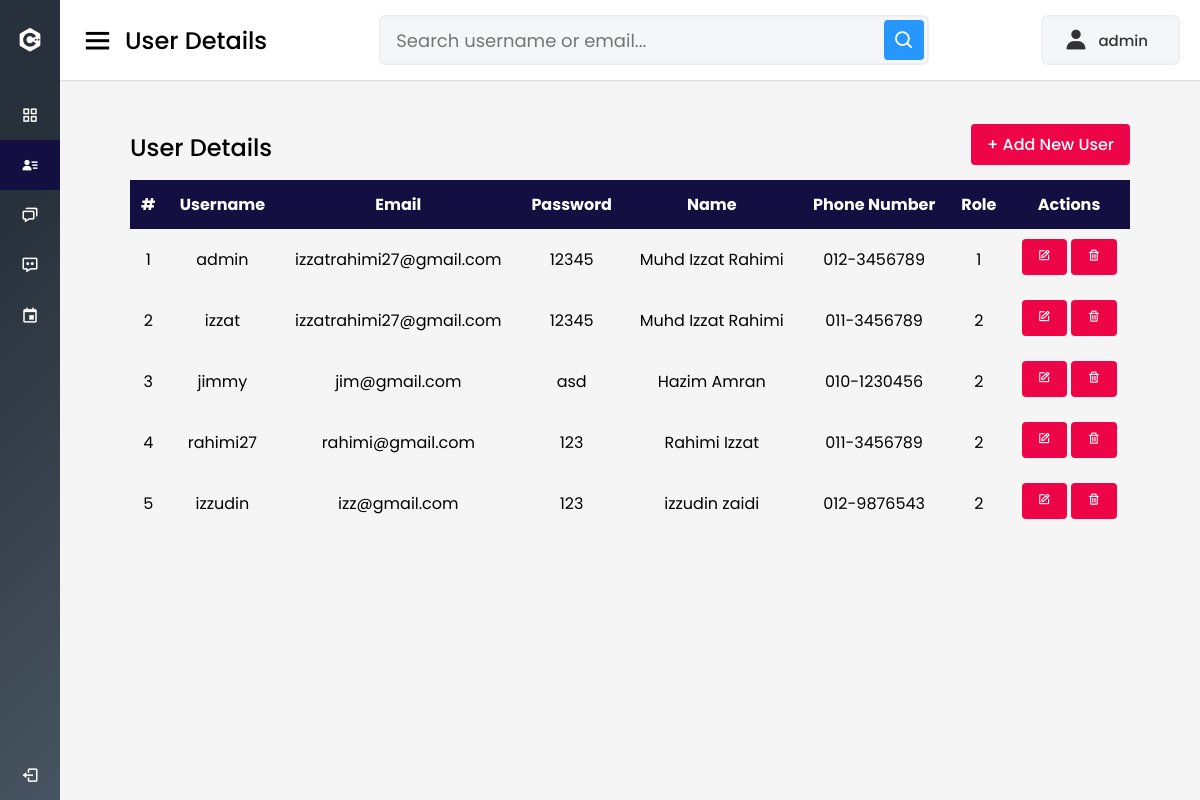
Page /admin/view_user.php (signed in) on the committed database.
### tables this page shows
CREATE TABLE `user` (
  `id` int(50) NOT NULL,
  `username` varchar(50) NOT NULL,
  `email` varchar(50) NOT NULL,
  `password` varchar(50) NOT NULL,
  `name` varchar(50) NOT NULL,
  `phone` varchar(50) NOT NULL,
  `level_id` int(10) NOT NULL
);

### admin/view_user.php (the view, shortened to what this page needs)
<?php
include("../connection/dbconn.php");
?>
<!DOCTYPE html>
<html lang="en" dir="ltr">
<head>
  <link rel="stylesheet" href="style4.css">
  <link href='https://unpkg.com/boxicons@2.0.7/css/boxicons.min.css' rel='stylesheet'>
</head>
<body>
  <div class="sidebar">
    <div class="logo-details">
      <i class='bx bxl-c-plus-plus'></i>
      <span class="logo_name">Wed Gala</span>
    </div>
    <ul class="nav-links">
      <li>
        <a href="report.php">
          <i class='bx bx-grid-alt' ></i>
          <span class="links_name">Dashboard</span>
        </a>
      </li>
      <li>
        <a href="#" class="active">
          <i class='bx bxs-user-detail'></i>
          <span class="links_name">User</span>
        </a>
      </li>
      <li>
        <a href="view_feedback.php">
          <i class='bx bx-chat'></i>
          <span class="links_name">Feedback</span>
        </a>
      </li>
      <li>
        <a href="view_message.php">
          <i class='bx bx-message-dots' ></i>
          <span class="links_name">Message</span>
        </a>
      </li>
      <li>
        <a href="view_event.php">
          <i class='bx bx-calendar-event' ></i>
          <span class="links_name">Event Details</span>
        </a>
      </li>
      <li class="log_out">
        <a href="../registration/logout.php">
          <i class='bx bx-log-out'></i>
          <span class="links_name">Log out</span>
        </a>
      </li>
    </ul>
  </div>
  <section class="home-section">
    <nav>
      <div class="sidebar-button">
        <i class='bx bx-menu sidebarBtn'></i>
        <span class="dashboard">User Details</span>
      </div>
      <div class="search-box">
        <input type="text" placeholder="Search username or email..." id="searchInput">
        <i class='bx bx-search' ></i>
      </div>
      <div class="profile-details">
        <i class='bx bxs-user'></i>
        <span class="admin_name">
          <?php echo $_SESSION['username']; ?>
        </span>
      </div>
    </nav>
    <div class="main-skills">
      <div class="table-container">
        <div class="table-header">
          <h2>User Details</h2>
          <button class="add-user-btn">+ Add New User</button>
        </div>
        <div class="table-responsive">
          <div class="table-scroll">
            <table>
              <thead>
                <tr>
                  <th>#</th>
                  <th>Username</th>
                  <th>Email</th>
                  <th>Password</th>
                  <th>Name</th>
                  <th>Phone Number</th>
                  <th>Role</th>
                  <th>Actions</th>
                </tr>
              </thead>
              <tbody>
                <?php
                $query = "SELECT * FROM user";
                $result = mysqli_query($dbconn, $query);
                $counter = 1;
                while ($row = mysqli_fetch_assoc($result)) {
                  echo "<tr>";
                  echo "<td>".$counter."</td>";
                  echo "<td>".$row['username']."</td>";
                  echo "<td>".$row['email']."</td>";
                  echo "<td>".$row['password']."</td>";
                  echo "<td>".$row['name']."</td>";
                  echo "<td>".$row['phone']."</td>";
                  echo "<td>".$row['level_id']."</td>";
                  echo '<td><button class="edit-user-btn" data-id="'.$row['id'].'"><i class="bx bx-edit"></i></button>';
                  echo '&nbsp;<a href="db_delete_user.php?id='.$row['id'].'" ><button onclick="return confirm(\'Confirm Delete?\')"><i class="bx bx-trash"></i></button></a></td>';
                  echo "</tr>";
                  $counter++;
                }
                ?>
              </tbody>
            </table>
          </div>
        </div>
      </div>
    </div>
  </section>
</body>
</html>

### admin/style4.css (style rules this page uses)
:root { --pink:#EE0548; --black:#130f40; }
* { margin: 0; padding: 0; box-sizing: border-box; font-family: 'Poppins', sans-serif; }
.sidebar { position: fixed; height: 100%; width: 240px; transition: all 0.5s ease; background-color: #485461; background-image: linear-gradient(315deg, #485461 0%, #28313b 74%); }
.sidebar .logo-details { height: 80px; display: flex; align-items: center; }
.sidebar .logo-details i { font-size: 28px; font-weight: 500; color: #fff; min-width: 60px; text-align: center }
.sidebar .logo-details .logo_name { color: #fff; font-size: 24px; font-weight: 500; }
.sidebar .nav-links { margin-top: 10px; }
.sidebar .nav-links li { position: relative; list-style: none; height: 50px; }
.sidebar .nav-links li a { height: 100%; width: 100%; display: flex; align-items: center; text-decoration: none; transition: all 0.4s ease; }
.sidebar .nav-links li a.active { background: var(--black); }
.sidebar .nav-links li i { min-width: 60px; text-align: center; font-size: 18px; color: #fff; }
.sidebar .nav-links li a .links_name { color: #fff; font-size: 15px; font-weight: 400; white-space: nowrap; }
.sidebar .nav-links .log_out { position: absolute; bottom: 0; width: 100%; }
.home-section { position: relative; background: #f5f5f5; min-height: 100vh; width: calc(100% - 240px); left: 240px; transition: all 0.5s ease; }
.home-section nav { display: flex; justify-content: space-between; height: 80px; background: #fff; display: flex; align-items: center; position: fixed; width: calc(100% - 240px); left: 240px; z-index: 100; padding: 0 20px; box-shadow: 0 1px 1px rgba(0, 0, 0, 0.1); transition: all 0.5s ease; }
.home-section nav .sidebar-button { display: flex; align-items: center; font-size: 24px; font-weight: 500; }
nav .sidebar-button i { font-size: 35px; margin-right: 10px; }
.home-section nav .search-box { position: relative; height: 50px; max-width: 550px; width: 100%; margin: 0 20px; }
nav .search-box input { height: 100%; width: 100%; outline: none; background: #F5F6FA; border: 2px solid #EFEEF1; border-radius: 6px; font-size: 18px; padding: 0 15px; }
nav .search-box .bx-search { position: absolute; height: 40px; width: 40px; background: #2697FF; right: 5px; top: 50%; transform: translateY(-50%); border-radius: 4px; line-height: 40px; text-align: center; color: #fff; font-size: 22px; transition: all 0.4 ease; }
.home-section nav .profile-details { display: flex; align-items: center; background: #F5F6FA; border: 2px solid #EFEEF1; border-radius: 6px; height: 50px; padding: 0 20px 0 20px; }
nav .profile-details .admin_name { font-size: 15px; font-weight: 500; color: #333; margin: 0 10px; white-space: nowrap; }
nav .profile-details i { font-size: 25px; color: #333; }
@media (max-width: 1240px) { .sidebar { width: 60px; } }
@media (max-width: 1240px) { .home-section { width: calc(100% - 60px); left: 60px; } }
@media (max-width: 1240px) { .home-section nav { width: calc(100% - 60px); left: 60px; } }
.main-skills { display: flex; position: relative; padding-top: 104px; margin-left: 50px; margin-right: 50px; }
.table-container { width: 100%; padding: 20px; overflow-x: auto; }
.table-responsive { overflow-x: auto; }
.table-scroll { display: inline-block; min-width: 100%; }
table { width: 100%; border-collapse: collapse; text-align: center; }
table thead { background-color: var(--black); color: #fff; }
table thead th { padding: 12px 10px; }
table tbody td { padding: 10px; }
table tbody tr:nth-child(even) { background-color: #f5f5f5; }
.table-container button { background-color: var(--pink); color: #fff; border: none; padding: 8px 16px; border-radius: 4px; cursor: pointer; margin-bottom: 5px; }
.table-header { display: flex; align-items: center; justify-content: space-between; margin-bottom: 10px; }
.table-header h2 { font-size: 24px; font-weight: 500; }
.add-user-btn { padding: 10px 20px; background-color: var(--pink); color: #fff; font-size: 16px; font-weight: 500; border: none; border-radius: 4px; cursor: pointer; transition: background-color 0.3s ease; }
input[type=text] { width: 100%; margin-bottom: 20px; padding: 12px; border: 1px solid #ccc; border-radius: 3px; }
a { color: #2196F3; }

### rows in the picture
user: username "admin", email "izzatrahimi27@gmail.com", password "12345", name "Muhd Izzat Rahimi", phone "012-3456789", level "1"
user: username "izzat", email "izzatrahimi27@gmail.com", password "12345", name "Muhd Izzat Rahimi", phone "011-3456789", level "2"
user: username "jimmy", email "jim@gmail.com", password "asd", name "Hazim Amran", phone "010-1230456", level "2"
user: username "rahimi27", email "rahimi@gmail.com", password "123", name "Rahimi Izzat", phone "011-3456789", level "2"
user: username "izzudin", email "izz@gmail.com", password "123", name "izzudin zaidi", phone "012-9876543", level "2"

### other values in the picture
$_SESSION['username'] "admin"
